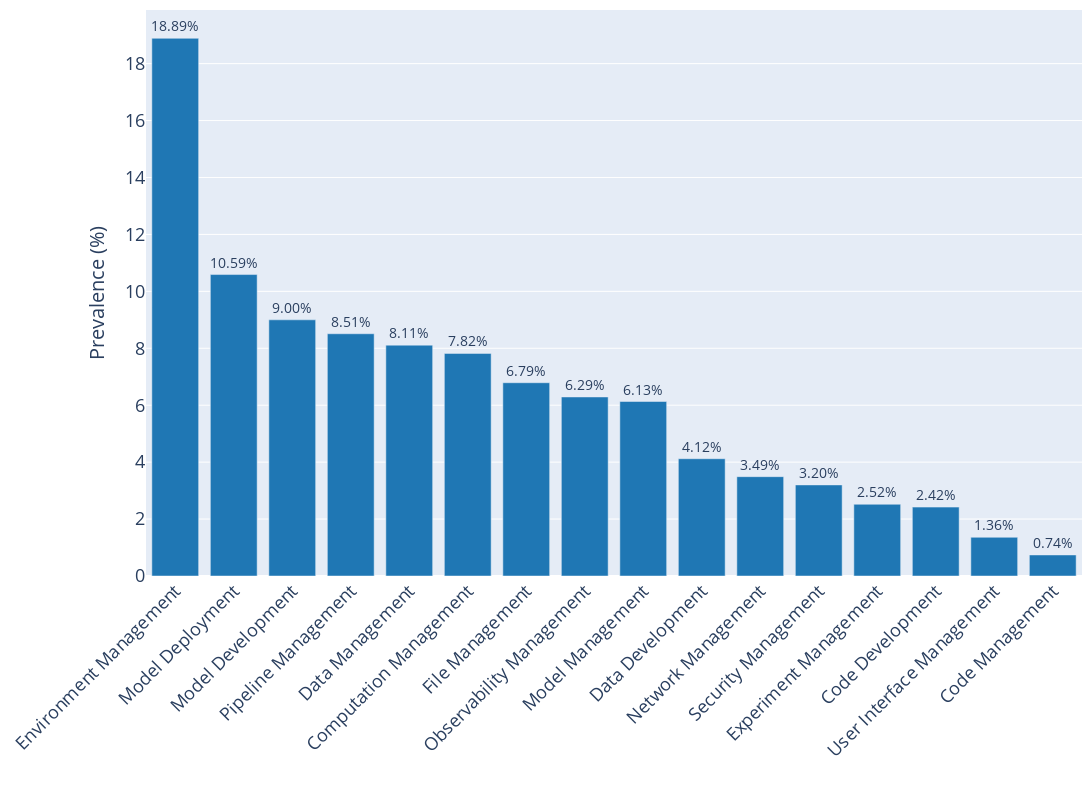

Notebook cell for this chart:
### Code cell
df_sorted = df_number.sort_values(by=['Prevalence (%)'], ascending=False)

# Create the bar chart
fig = px.bar(
    df_sorted, 
    x='Macro-topic', 
    y='Prevalence (%)',
    text='Prevalence (%)',
    labels={'Prevalence (%)': 'Prevalence (%)', 'Macro-topic': 'Macro-topic'},
    color_discrete_sequence=['#1f77b4']  # Single blue color instead of gradient
)

# Update layout for better readability and increase size substantially
fig.update_layout(
    xaxis_title='',
    yaxis_title='Prevalence (%)',
    font=dict(size=14),  # Slightly larger font
    width=1200,  # Substantially wider
    height=800,  # Substantially taller
    margin=dict(l=80, r=10, t=10, b=100),  # Reduced top margin from 100 to 10,
    xaxis=dict(
        tickfont=dict(size=18),  # Enlarged x-axis tick font
        title_font=dict(size=20)  # Correct property name with underscore
    ),
    yaxis=dict(
        tickfont=dict(size=18),  # Enlarged y-axis tick font
        title_font=dict(size=20)  # Correct property name with underscore
    )
)

# Add values on top of each bar
fig.update_traces(texttemplate='%{text:.2f}%', textposition='outside')

# If x-axis labels are still crowded, you can rotate them
fig.update_xaxes(tickangle=-45)

plt.savefig(os.path.join(path_rq12, 'Macro-topic percentage histogram.pdf'), bbox_inches='tight')
fig.show()

### Figure 1 — Plotly figure (JSON) as saved in the notebook; plotly's stock layout.template omitted (floating-point values rounded to 4 significant figures)
{"data": [{"hovertemplate": "Macro-topic=%{x}<br>Prevalence (%)=%{text}<extra></extra>", "legendgroup": "", "marker": {"color": "#1f77b4", "pattern": {"shape": ""}}, "name": "", "orientation": "v", "showlegend": false, "text": [18.89, 10.59, 9.0, 8.51, 8.11, 7.82, 6.79, 6.29, 6.13, 4.12, 3.49, 3.2, 2.52, 2.42, 1.36, 0.74], "textposition": "outside", "texttemplate": "%{text:.2f}%", "type": "bar", "x": ["Environment Management", "Model Deployment", "Model Development", "Pipeline Management", "Data Management", "Computation Management", "File Management", "Observability Management", "Model Management", "Data Development", "Network Management", "Security Management", "Experiment Management", "Code Development", "User Interface Management", "Code Management"], "xaxis": "x", "y": [18.89, 10.59, 9.0, 8.51, 8.11, 7.82, 6.79, 6.29, 6.13, 4.12, 3.49, 3.2, 2.52, 2.42, 1.36, 0.74], "yaxis": "y"}], "layout": {"barmode": "relative", "font": {"size": 14}, "height": 800, "legend": {"tracegroupgap": 0}, "margin": {"b": 100, "l": 80, "r": 10, "t": 10}, "width": 1200, "xaxis": {"anchor": "y", "domain": [0, 1], "tickangle": -45, "tickfont": {"size": 18}, "title": {"font": {"size": 20}, "text": ""}}, "yaxis": {"anchor": "x", "domain": [0, 1], "tickfont": {"size": 18}, "title": {"font": {"size": 20}, "text": "Prevalence (%)"}}}}
